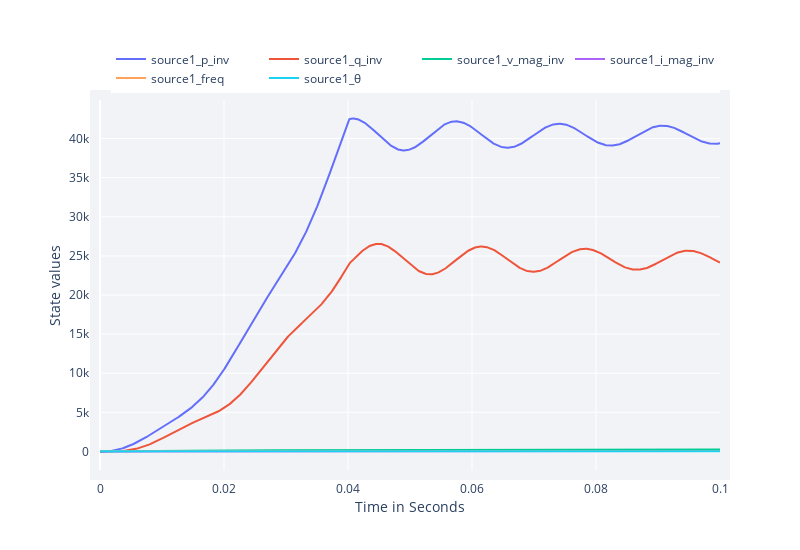

Notebook code cell kept with this figure:
### Markdown cell above
_______________________________________________________________________________
### High-Level Rendering

- When sources are classically controlled and the network is a 3 phase system, the user has the option of plotting a number of additional quantities. 
- The only quantities that can be plotted for reinforcement learning controllers are those specified through "states_to_plot" and "actions_to_plot".
- The elements of the vectors in the function "RenderHookResults" refer to the _name_ of the classically controlled source which may differ if there are RL sources in the network, e.g., power_p_inv = [1], indicates that the real power of the first _classically_ controlled source should be plotted.

### Code cell
RenderHookResults(hook = hook, 
                    states_to_plot  = [], 
                    actions_to_plot = [],  
                    power_p_inv     = [1], # Real power [Watts]
                    power_q_inv     = [1], # Imaginary power [VAi]
                    v_mag_inv       = [1], # Scaled L₂ norm in αβγ coordinates [V]
                    i_mag_inv       = [1], # Scaled L₂ norm in αβγ coordinates [A]
                    angles          = [1], # Relative angle [degrees]
                    freq            = [1], # Angular velocity [Hz]
                    )

### Figure 1 — Plotly figure (JSON) as saved in the notebook; plotly's stock layout.template omitted (floating-point values rounded to 4 significant figures; data arrays with more than 128 entries replaced by an {"elided": "..."} marker saying what was removed)
{"data": [{"mode": "lines", "name": "source1_p_inv", "type": "scatter", "x": {"elided": "1001 float values"}, "y": {"elided": "1001 float values"}}, {"mode": "lines", "name": "source1_q_inv", "type": "scatter", "x": {"elided": "1001 float values"}, "y": {"elided": "1001 float values"}}, {"mode": "lines", "name": "source1_v_mag_inv", "type": "scatter", "x": {"elided": "1001 float values"}, "y": {"elided": "1001 float values"}}, {"mode": "lines", "name": "source1_i_mag_inv", "type": "scatter", "x": {"elided": "1001 float values"}, "y": {"elided": "1001 float values"}}, {"mode": "lines", "name": "source1_freq", "type": "scatter", "x": {"elided": "1001 float values"}, "y": {"elided": "1001 int values"}}, {"mode": "lines", "name": "source1_θ", "type": "scatter", "x": {"elided": "1001 float values"}, "y": {"elided": "1001 float values"}}], "layout": {"height": 550, "legend": {"orientation": "h", "x": 1, "xanchor": "right", "y": 1.02, "yanchor": "bottom"}, "margin": {"b": 80, "l": 100, "pad": 10, "r": 80, "t": 100}, "plot_bgcolor": "#f1f3f7", "width": 800, "xaxis": {"title": {"text": "Time in Seconds"}}, "yaxis": {"title": {"text": "State values"}}, "yaxis2": {"overlaying": "y", "side": "right", "title": "Action values", "titlefont": {"color": "orange"}}}}
